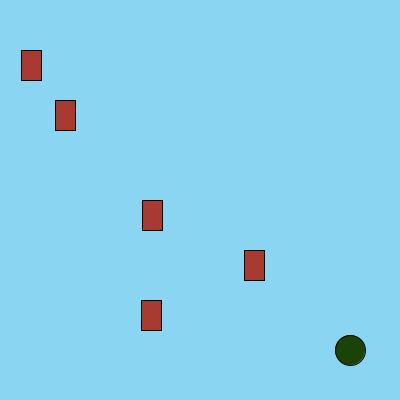
Frame 1 (no input)
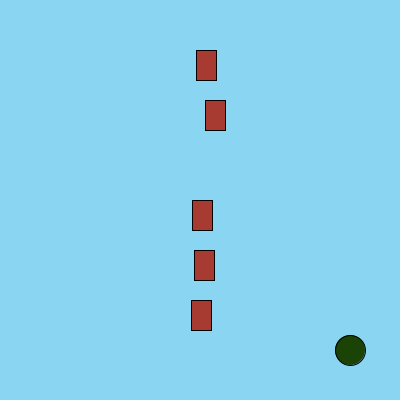
Frame 60 (the mouse pressed at the canvas centre just before this capture)
Frame 120 (the mouse held since frame 60 and released just before this capture): identical to frame 60, image omitted

The Processing sketch that drew these frames (run headless with seeded random() and noise(); from frame 60 on, the mouse is pressed at the canvas centre):

// Processing sketch: Frogger
// ── Frogger.pde
int x= 350;
int y=350;
int x1=50;
int y2= 50;
Cars c= new Cars(250,250);
Cars c2= new Cars(200,300);
Cars c3= new Cars(150,200);
Cars c4= new Cars(50,100);
Cars c5= new Cars(25,50);
void setup(){
  size(400,400);
  c2.x=150;
}

void draw(){
  background(#89D5F2);
  fill(#1B4305);
  checkFrogBounds();

  ellipse(x,y,30,30);

  c.update();

  c2.update();

  c3.update();

  c4.update();
   
  c5.update();
}
  void keyPressed()
{
      if(key == CODED){
            if(keyCode == UP)
            {
     y-=30;
                  //Frog Y position goes up
            }
            else if(keyCode == DOWN)
            {
           y+=30;
                  //Frog Y position goes down 
            }
            else if(keyCode == RIGHT)
            {
              x+=30;
                  //Frog X position goes right
            }
            else if(keyCode == LEFT)
            {
              x-=30;
                  //Frog X position goes left
            }
      }
}

void  checkFrogBounds(){
  if (x<0){
    x=0;
  }

if(x>400){
  x=400;
}

  if(y<0){
    y=0;
  }
if(y>400){
  y=400;
}
}
class Cars{
  int x=60;
  int y=60;
  int s= 20;
  int width=30;
  int Xspeed=10;
  
  Cars(int x, int y){
    this.x=x;
    this.y=y;
    Xspeed=(int)random(1,10);
    int random= (int)random(2);
    if(random==0){
      Xspeed*=-1;
    }
  }
  void draw(){
    fill(#A73B31);
    rect(x,y,s,width);
 
  }
  
  void update(){
    x+=Xspeed;
    draw();
    if(x<0){
      x=200;
    }
    if(x>width){
      x=200;
    }
    
    
    
  }
  
}
